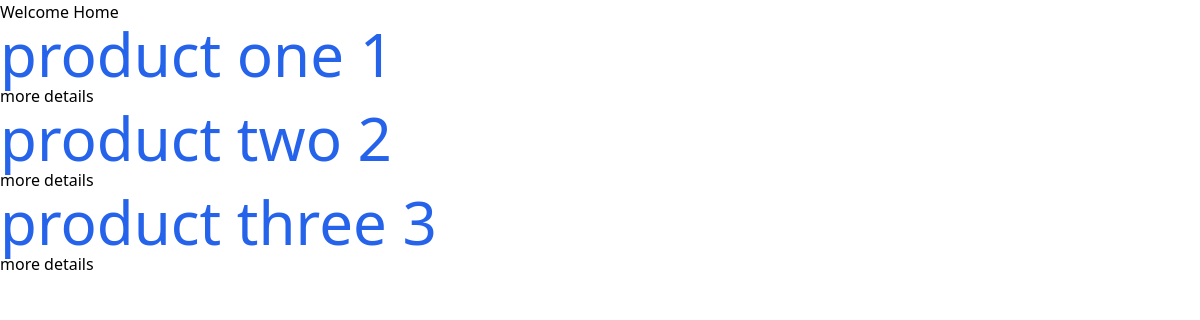
The page /list/ on the database as committed earlier.
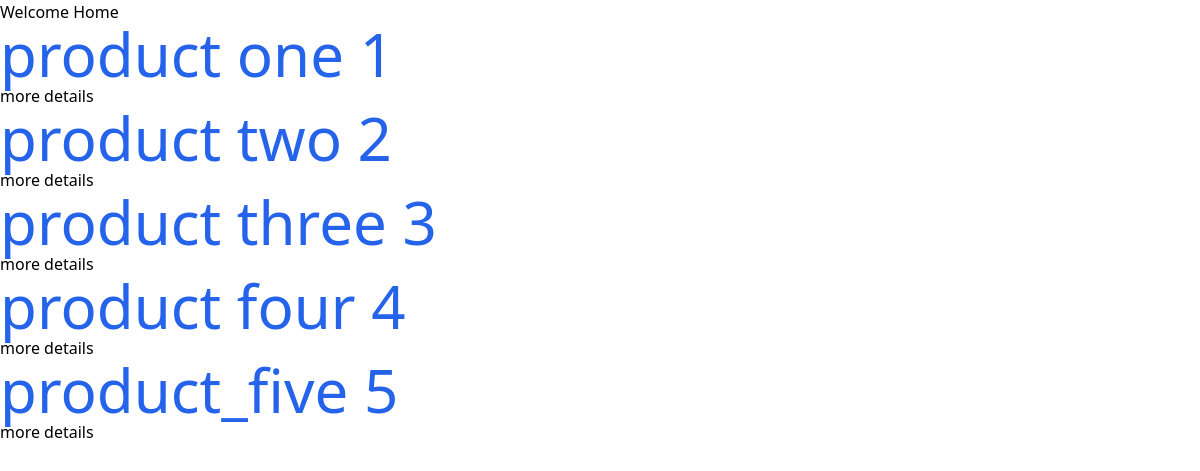
The same page on the database as committed later.
### products/models.py (models this page shows, shortened)
class product(models.Model):
    product_name = models.CharField(max_length=200)
    slug = models.SlugField(max_length=1000)
    user = models.ForeignKey(User, on_delete=models.CASCADE)

### products/views.py (the view)
# urls.py: path('list/', ProductList.as_view(), name="list"),
class ProductList(ListView):
    template_name = 'home_page.html'
    queryset = product.objects.all()
    context_object_name = 'products'

### templates/products/home_page.html
{% extends 'skeleton.html'%}
{%block content%}
<h1>Welcome Home</h1>
    {%for product in products%}
       <h2 class="sm:text-6xl text-2xl font-medium title-font text-blue-600"> {{product.username }}{{product.product_name }}
        {{product.slug }}
       </h2>
        <a href="{% url 'details_product' product.slug %}"> more details</a>
    {% endfor%}
{% endblock %}

Rows that differ between the two databases and show on the page:
added product: product_name "product four", slug "4"
added product: product_name "product_five", slug "5"
